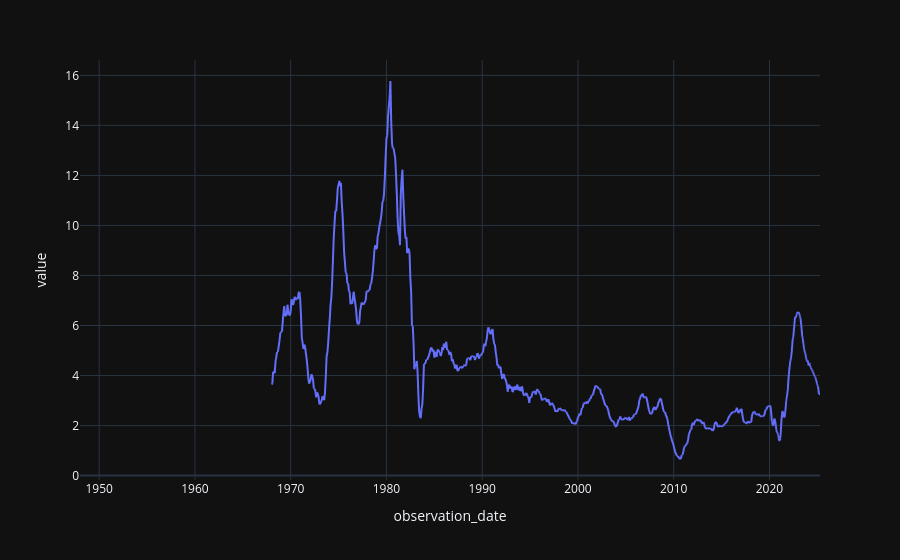

Here is the notebook cell this chart was saved with:
### Code cell
s.plot()

### Figure 1 — Plotly figure (JSON) as saved in the notebook; plotly's stock layout.template omitted (floating-point values rounded to 4 significant figures; data arrays with more than 128 entries replaced by an {"elided": "..."} marker saying what was removed)
{"data": [{"hovertemplate": "variable=CORESTICKM159SFRBATL<br>observation_date=%{x}<br>value=%{y}<extra></extra>", "legendgroup": "CORESTICKM159SFRBATL", "line": {"color": "#636efa", "dash": "solid"}, "marker": {"symbol": "circle"}, "mode": "lines", "name": "CORESTICKM159SFRBATL", "showlegend": true, "type": "scattergl", "x": {"elided": "2189 str values"}, "xaxis": "x", "y": {"elided": "2189 float values"}, "yaxis": "y"}], "layout": {"legend": {"title": {"text": "variable"}, "tracegroupgap": 0}, "margin": {"t": 60}, "xaxis": {"anchor": "y", "domain": [0, 1], "title": {"text": "observation_date"}}, "yaxis": {"anchor": "x", "domain": [0, 1], "title": {"text": "value"}}}}
